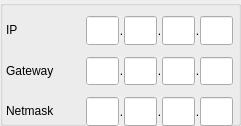
        <widget class="QGroupBox" name="dhcpGroupBox">
         <property name="geometry">
          <rect>
           <x>9</x>
           <y>99</y>
           <width>241</width>
           <height>126</height>
          </rect>
         </property>
         <property name="title">
          <string/>
         </property>
         <widget class="QWidget" name="layoutWidget">
          <property name="geometry">
           <rect>
            <x>6</x>
            <y>16</y>
            <width>227</width>
            <height>110</height>
           </rect>
          </property>
          <layout class="QVBoxLayout" name="IGNLayout">
           <property name="spacing">
            <number>12</number>
           </property>
           <item>
            <layout class="QHBoxLayout" name="ipLayout">
             <item>
              <widget class="QLabel" name="ip">
               <property name="sizePolicy">
                <sizepolicy hsizetype="Expanding" vsizetype="Preferred">
                 <horstretch>0</horstretch>
                 <verstretch>0</verstretch>
                </sizepolicy>
               </property>
               <property name="maximumSize">
                <size>
                 <width>16777215</width>
                 <height>24</height>
                </size>
               </property>
               <property name="font">
                <font>
                 <pointsize>9</pointsize>
                </font>
               </property>
               <property name="text">
                <string>IP</string>
               </property>
               <property name="alignment">
                <set>Qt::AlignLeading|Qt::AlignLeft|Qt::AlignVCenter</set>
               </property>
              </widget>
             </item>
             <item>
              <layout class="QHBoxLayout" name="DNS1_5">
               <property name="spacing">
                <number>0</number>
               </property>
               <item>
                <widget class="QLineEdit" name="IP_0">
                 <property name="sizePolicy">
                  <sizepolicy hsizetype="Expanding" vsizetype="Expanding">
                   <horstretch>0</horstretch>
                   <verstretch>0</verstretch>
                  </sizepolicy>
                 </property>
                 <property name="minimumSize">
                  <size>
                   <width>33</width>
                   <height>0</height>
                  </size>
                 </property>
                 <property name="maximumSize">
                  <size>
                   <width>33</width>
                   <height>16777215</height>
                  </size>
                 </property>
                 <property name="font">
                  <font>
                   <pointsize>9</pointsize>
                  </font>
                 </property>
                 <property name="autoFillBackground">
                  <bool>true</bool>
                 </property>
                 <property name="inputMask">
                  <string/>
                 </property>
                 <property name="text">
                  <string/>
                 </property>
                 <property name="maxLength">
                  <number>3</number>
                 </property>
                 <property name="alignment">
                  <set>Qt::AlignCenter</set>
                 </property>
                </widget>
               </item>
               <item>
                <widget class="QLabel" name="dns1point1_3">
                 <property name="sizePolicy">
                  <sizepolicy hsizetype="Preferred" vsizetype="Expanding">
                   <horstretch>0</horstretch>
                   <verstretch>0</verstretch>
                  </sizepolicy>
                 </property>
                 <property name="minimumSize">
                  <size>
                   <width>5</width>
                   <height>0</height>
                  </size>
                 </property>
                 <property name="maximumSize">
                  <size>
                   <width>5</width>
                   <height>16777215</height>
                  </size>
                 </property>
                 <property name="font">
                  <font>
                   <pointsize>9</pointsize>
                  </font>
                 </property>
                 <property name="autoFillBackground">
                  <bool>true</bool>
                 </property>
                 <property name="frameShape">
                  <enum>QFrame::NoFrame</enum>
                 </property>
                 <property name="text">
                  <string>.</string>
                 </property>
                 <property name="alignment">
                  <set>Qt::AlignCenter</set>
                 </property>
                 <property name="indent">
                  <number>0</number>
                 </property>
                </widget>
               </item>
               <item>
                <widget class="QLineEdit" name="IP_1">
                 <property name="sizePolicy">
                  <sizepolicy hsizetype="Expanding" vsizetype="Expanding">
                   <horstretch>0</horstretch>
                   <verstretch>0</verstretch>
                  </sizepolicy>
                 </property>
                 <property name="minimumSize">
                  <size>
                   <width>33</width>
                   <height>0</height>
                  </size>
                 </property>
                 <property name="maximumSize">
                  <size>
                   <width>33</width>
                   <height>16777215</height>
                  </size>
                 </property>
                 <property name="font">
                  <font>
                   <pointsize>9</pointsize>
                  </font>
                 </property>
                 <property name="inputMask">
                  <string/>
                 </property>
                 <property name="text">
                  <string/>
                 </property>
                 <property name="alignment">
                  <set>Qt::AlignCenter</set>
                 </property>
                </widget>
               </item>
               <item>
                <widget class="QLabel" name="dns1point2_3">
                 <property name="sizePolicy">
                  <sizepolicy hsizetype="Preferred" vsizetype="Expanding">
                   <horstretch>0</horstretch>
                   <verstretch>0</verstretch>
                  </sizepolicy>
                 </property>
                 <property name="minimumSize">
                  <size>
                   <width>5</width>
                   <height>0</height>
                  </size>
                 </property>
                 <property name="maximumSize">
                  <size>
                   <width>5</width>
                   <height>16777215</height>
                  </size>
                 </property>
                 <property name="font">
                  <font>
                   <pointsize>9</pointsize>
                  </font>
                 </property>
                 <property name="autoFillBackground">
                  <bool>true</bool>
                 </property>
                 <property name="text">
                  <string>.</string>
                 </property>
                 <property name="alignment">
                  <set>Qt::AlignCenter</set>
                 </property>
                 <property name="indent">
                  <number>0</number>
                 </property>
                </widget>
               </item>
               <item>
                <widget class="QLineEdit" name="IP_2">
                 <property name="sizePolicy">
                  <sizepolicy hsizetype="Expanding" vsizetype="Expanding">
                   <horstretch>0</horstretch>
                   <verstretch>0</verstretch>
                  </sizepolicy>
                 </property>
                 <property name="minimumSize">
                  <size>
                   <width>33</width>
                   <height>0</height>
                  </size>
                 </property>
                 <property name="maximumSize">
                  <size>
                   <width>33</width>
                   <height>16777215</height>
                  </size>
                 </property>
                 <property name="font">
                  <font>
                   <pointsize>9</pointsize>
                  </font>
                 </property>
                 <property name="inputMask">
                  <string/>
                 </property>
                 <property name="text">
                  <string/>
                 </property>
                 <property name="alignment">
                  <set>Qt::AlignCenter</set>
                 </property>
                </widget>
               </item>
               <item>
                <widget class="QLabel" name="dns1point3_3">
                 <property name="sizePolicy">
                  <sizepolicy hsizetype="Preferred" vsizetype="Expanding">
                   <horstretch>0</horstretch>
                   <verstretch>0</verstretch>
                  </sizepolicy>
                 </property>
                 <property name="minimumSize">
                  <size>
                   <width>5</width>
                   <height>0</height>
                  </size>
                 </property>
                 <property name="maximumSize">
                  <size>
                   <width>5</width>
                   <height>16777215</height>
                  </size>
                 </property>
                 <property name="font">
                  <font>
                   <pointsize>9</pointsize>
                  </font>
                 </property>
                 <property name="autoFillBackground">
                  <bool>true</bool>
                 </property>
                 <property name="text">
                  <string>.</string>
                 </property>
                 <property name="alignment">
                  <set>Qt::AlignCenter</set>
                 </property>
                 <property name="indent">
                  <number>0</number>
                 </property>
                </widget>
               </item>
               <item>
                <widget class="QLineEdit" name="IP_3">
                 <property name="sizePolicy">
                  <sizepolicy hsizetype="Expanding" vsizetype="Expanding">
                   <horstretch>0</horstretch>
                   <verstretch>0</verstretch>
                  </sizepolicy>
                 </property>
                 <property name="minimumSize">
                  <size>
                   <width>33</width>
                   <height>0</height>
                  </size>
                 </property>
                 <property name="maximumSize">
                  <size>
                   <width>33</width>
                   <height>16777215</height>
                  </size>
                 </property>
                 <property name="font">
                  <font>
                   <pointsize>9</pointsize>
                  </font>
                 </property>
                 <property name="inputMask">
                  <string/>
                 </property>
                 <property name="text">
                  <string/>
                 </property>
                 <property name="alignment">
                  <set>Qt::AlignCenter</set>
                 </property>
                </widget>
               </item>
              </layout>
             </item>
            </layout>
           </item>
           <item>
            <layout class="QHBoxLayout" name="gatewayLayout">
             <item>
              <widget class="QLabel" name="gateway">
               <property name="sizePolicy">
                <sizepolicy hsizetype="Expanding" vsizetype="Preferred">
                 <horstretch>0</horstretch>
                 <verstretch>0</verstretch>
                </sizepolicy>
               </property>
               <property name="maximumSize">
                <size>
                 <width>16777215</width>
                 <height>24</height>
                </size>
               </property>
               <property name="font">
                <font>
                 <pointsize>9</pointsize>
                </font>
               </property>
               <property name="text">
                <string>Gateway</string>
               </property>
               <property name="alignment">
                <set>Qt::AlignLeading|Qt::AlignLeft|Qt::AlignVCenter</set>
               </property>
              </widget>
             </item>
             <item>
              <layout class="QHBoxLayout" name="DNS1_7">
               <property name="spacing">
                <number>0</number>
               </property>
               <item>
                <widget class="QLineEdit" name="gateway_0">
                 <property name="sizePolicy">
                  <sizepolicy hsizetype="Expanding" vsizetype="Expanding">
                   <horstretch>0</horstretch>
                   <verstretch>0</verstretch>
                  </sizepolicy>
                 </property>
                 <property name="minimumSize">
                  <size>
                   <width>33</width>
                   <height>0</height>
                  </size>
                 </property>
                 <property name="maximumSize">
                  <size>
                   <width>33</width>
                   <height>16777215</height>
                  </size>
                 </property>
                 <property name="font">
                  <font>
                   <pointsize>9</pointsize>
                  </font>
                 </property>
                 <property name="autoFillBackground">
                  <bool>true</bool>
                 </property>
                 <property name="inputMask">
                  <string/>
                 </property>
                 <property name="text">
                  <string/>
                 </property>
                 <property name="maxLength">
                  <number>3</number>
                 </property>
                 <property name="alignment">
                  <set>Qt::AlignCenter</set>
                 </property>
                </widget>
               </item>
               <item>
                <widget class="QLabel" name="dns1point1_5">
                 <property name="sizePolicy">
                  <sizepolicy hsizetype="Preferred" vsizetype="Expanding">
                   <horstretch>0</horstretch>
                   <verstretch>0</verstretch>
                  </sizepolicy>
                 </property>
                 <property name="minimumSize">
                  <size>
                   <width>5</width>
                   <height>0</height>
                  </size>
                 </property>
                 <property name="maximumSize">
                  <size>
                   <width>5</width>
                   <height>16777215</height>
                  </size>
                 </property>
                 <property name="font">
                  <font>
                   <pointsize>9</pointsize>
                  </font>
                 </property>
                 <property name="autoFillBackground">
                  <bool>true</bool>
                 </property>
                 <property name="frameShape">
                  <enum>QFrame::NoFrame</enum>
                 </property>
                 <property name="text">
                  <string>.</string>
                 </property>
                 <property name="alignment">
                  <set>Qt::AlignCenter</set>
                 </property>
                 <property name="indent">
                  <number>0</number>
                 </property>
                </widget>
               </item>
               <item>
                <widget class="QLineEdit" name="gateway_1">
                 <property name="sizePolicy">
                  <sizepolicy hsizetype="Expanding" vsizetype="Expanding">
                   <horstretch>0</horstretch>
                   <verstretch>0</verstretch>
                  </sizepolicy>
                 </property>
                 <property name="minimumSize">
                  <size>
                   <width>33</width>
                   <height>0</height>
                  </size>
                 </property>
                 <property name="maximumSize">
                  <size>
                   <width>33</width>
                   <height>16777215</height>
                  </size>
                 </property>
                 <property name="font">
                  <font>
                   <pointsize>9</pointsize>
                  </font>
                 </property>
                 <property name="inputMask">
                  <string/>
                 </property>
                 <property name="text">
                  <string/>
                 </property>
                 <property name="alignment">
                  <set>Qt::AlignCenter</set>
                 </property>
                </widget>
               </item>
               <item>
                <widget class="QLabel" name="dns1point2_5">
                 <property name="sizePolicy">
                  <sizepolicy hsizetype="Preferred" vsizetype="Expanding">
                   <horstretch>0</horstretch>
                   <verstretch>0</verstretch>
                  </sizepolicy>
                 </property>
                 <property name="minimumSize">
                  <size>
                   <width>5</width>
                   <height>0</height>
                  </size>
                 </property>
                 <property name="maximumSize">
                  <size>
                   <width>5</width>
                   <height>16777215</height>
                  </size>
                 </property>
                 <property name="font">
                  <font>
                   <pointsize>9</pointsize>
                  </font>
                 </property>
                 <property name="autoFillBackground">
                  <bool>true</bool>
                 </property>
                 <property name="text">
                  <string>.</string>
                 </property>
                 <property name="alignment">
                  <set>Qt::AlignCenter</set>
                 </property>
                 <property name="indent">
                  <number>0</number>
                 </property>
                </widget>
               </item>
               <item>
                <widget class="QLineEdit" name="gateway_2">
                 <property name="sizePolicy">
                  <sizepolicy hsizetype="Expanding" vsizetype="Expanding">
                   <horstretch>0</horstretch>
                   <verstretch>0</verstretch>
                  </sizepolicy>
                 </property>
                 <property name="minimumSize">
                  <size>
                   <width>33</width>
                   <height>0</height>
                  </size>
                 </property>
                 <property name="maximumSize">
                  <size>
                   <width>33</width>
                   <height>16777215</height>
                  </size>
                 </property>
                 <property name="font">
                  <font>
                   <pointsize>9</pointsize>
                  </font>
                 </property>
                 <property name="inputMask">
                  <string/>
                 </property>
                 <property name="text">
                  <string/>
                 </property>
                 <property name="alignment">
                  <set>Qt::AlignCenter</set>
                 </property>
                </widget>
               </item>
               <item>
                <widget class="QLabel" name="dns1point3_5">
                 <property name="sizePolicy">
                  <sizepolicy hsizetype="Preferred" vsizetype="Expanding">
                   <horstretch>0</horstretch>
                   <verstretch>0</verstretch>
                  </sizepolicy>
                 </property>
                 <property name="minimumSize">
                  <size>
                   <width>5</width>
                   <height>0</height>
                  </size>
                 </property>
                 <property name="maximumSize">
                  <size>
                   <width>5</width>
                   <height>16777215</height>
                  </size>
                 </property>
                 <property name="font">
                  <font>
                   <pointsize>9</pointsize>
                  </font>
                 </property>
                 <property name="autoFillBackground">
                  <bool>true</bool>
                 </property>
                 <property name="text">
                  <string>.</string>
                 </property>
                 <property name="alignment">
                  <set>Qt::AlignCenter</set>
                 </property>
                 <property name="indent">
                  <number>0</number>
                 </property>
                </widget>
               </item>
               <item>
                <widget class="QLineEdit" name="gateway_3">
                 <property name="sizePolicy">
                  <sizepolicy hsizetype="Expanding" vsizetype="Expanding">
                   <horstretch>0</horstretch>
                   <verstretch>0</verstretch>
                  </sizepolicy>
                 </property>
                 <property name="minimumSize">
                  <size>
                   <width>33</width>
                   <height>0</height>
                  </size>
                 </property>
                 <property name="maximumSize">
                  <size>
                   <width>33</width>
                   <height>16777215</height>
                  </size>
                 </property>
                 <property name="font">
                  <font>
                   <pointsize>9</pointsize>
                  </font>
                 </property>
                 <property name="inputMask">
                  <string/>
                 </property>
                 <property name="text">
                  <string/>
                 </property>
                 <property name="alignment">
                  <set>Qt::AlignCenter</set>
                 </property>
                </widget>
               </item>
              </layout>
             </item>
            </layout>
           </item>
           <item>
            <layout class="QHBoxLayout" name="netmaskLayout">
             <item>
              <widget class="QLabel" name="netmask">
               <property name="sizePolicy">
                <sizepolicy hsizetype="Expanding" vsizetype="Preferred">
                 <horstretch>0</horstretch>
                 <verstretch>0</verstretch>
                </sizepolicy>
               </property>
               <property name="maximumSize">
                <size>
                 <width>16777215</width>
                 <height>24</height>
                </size>
               </property>
               <property name="font">
                <font>
                 <pointsize>9</pointsize>
                </font>
               </property>
               <property name="text">
                <string>Netmask</string>
               </property>
               <property name="alignment">
                <set>Qt::AlignLeading|Qt::AlignLeft|Qt::AlignVCenter</set>
               </property>
              </widget>
             </item>
             <item>
              <layout class="QHBoxLayout" name="DNS1_6">
               <property name="spacing">
                <number>0</number>
               </property>
               <item>
                <widget class="QLineEdit" name="netmask_0">
                 <property name="sizePolicy">
                  <sizepolicy hsizetype="Expanding" vsizetype="Expanding">
                   <horstretch>0</horstretch>
                   <verstretch>0</verstretch>
                  </sizepolicy>
                 </property>
                 <property name="minimumSize">
                  <size>
                   <width>33</width>
                   <height>0</height>
                  </size>
                 </property>
                 <property name="maximumSize">
                  <size>
                   <width>33</width>
                   <height>16777215</height>
                  </size>
                 </property>
                 <property name="font">
                  <font>
                   <pointsize>9</pointsize>
                  </font>
                 </property>
                 <property name="autoFillBackground">
                  <bool>true</bool>
                 </property>
                 <property name="inputMask">
                  <string/>
                 </property>
                 <property name="text">
                  <string/>
                 </property>
                 <property name="maxLength">
                  <number>3</number>
                 </property>
                 <property name="alignment">
                  <set>Qt::AlignCenter</set>
                 </property>
                </widget>
               </item>
               <item>
                <widget class="QLabel" name="dns1point1_4">
                 <property name="sizePolicy">
                  <sizepolicy hsizetype="Preferred" vsizetype="Expanding">
                   <horstretch>0</horstretch>
                   <verstretch>0</verstretch>
                  </sizepolicy>
                 </property>
                 <property name="minimumSize">
                  <size>
                   <width>5</width>
                   <height>0</height>
                  </size>
                 </property>
                 <property name="maximumSize">
                  <size>
                   <width>5</width>
                   <height>16777215</height>
                  </size>
                 </property>
                 <property name="font">
                  <font>
                   <pointsize>9</pointsize>
                  </font>
                 </property>
                 <property name="autoFillBackground">
                  <bool>true</bool>
                 </property>
                 <property name="frameShape">
                  <enum>QFrame::NoFrame</enum>
                 </property>
                 <property name="text">
                  <string>.</string>
                 </property>
                 <property name="alignment">
                  <set>Qt::AlignCenter</set>
                 </property>
                 <property name="indent">
                  <number>0</number>
                 </property>
                </widget>
               </item>
               <item>
                <widget class="QLineEdit" name="netmask_1">
                 <property name="sizePolicy">
                  <sizepolicy hsizetype="Expanding" vsizetype="Expanding">
                   <horstretch>0</horstretch>
                   <verstretch>0</verstretch>
                  </sizepolicy>
                 </property>
                 <property name="minimumSize">
                  <size>
                   <width>33</width>
                   <height>0</height>
                  </size>
                 </property>
                 <property name="maximumSize">
                  <size>
                   <width>33</width>
                   <height>16777215</height>
                  </size>
                 </property>
                 <property name="font">
                  <font>
                   <pointsize>9</pointsize>
                  </font>
                 </property>
                 <property name="inputMask">
                  <string/>
                 </property>
                 <property name="text">
                  <string/>
                 </property>
                 <property name="alignment">
                  <set>Qt::AlignCenter</set>
                 </property>
                </widget>
               </item>
               <item>
                <widget class="QLabel" name="dns1point2_4">
                 <property name="sizePolicy">
                  <sizepolicy hsizetype="Preferred" vsizetype="Expanding">
                   <horstretch>0</horstretch>
                   <verstretch>0</verstretch>
                  </sizepolicy>
                 </property>
                 <property name="minimumSize">
                  <size>
                   <width>5</width>
                   <height>0</height>
                  </size>
                 </property>
                 <property name="maximumSize">
                  <size>
                   <width>5</width>
                   <height>16777215</height>
                  </size>
                 </property>
                 <property name="font">
                  <font>
                   <pointsize>9</pointsize>
                  </font>
                 </property>
                 <property name="autoFillBackground">
                  <bool>true</bool>
                 </property>
                 <property name="text">
                  <string>.</string>
                 </property>
                 <property name="alignment">
                  <set>Qt::AlignCenter</set>
                 </property>
                 <property name="indent">
                  <number>0</number>
                 </property>
                </widget>
               </item>
               <item>
                <widget class="QLineEdit" name="netmask_2">
                 <property name="sizePolicy">
                  <sizepolicy hsizetype="Expanding" vsizetype="Expanding">
                   <horstretch>0</horstretch>
                   <verstretch>0</verstretch>
                  </sizepolicy>
                 </property>
                 <property name="minimumSize">
                  <size>
                   <width>33</width>
                   <height>0</height>
                  </size>
                 </property>
                 <property name="maximumSize">
                  <size>
                   <width>33</width>
                   <height>16777215</height>
                  </size>
                 </property>
                 <property name="font">
                  <font>
                   <pointsize>9</pointsize>
                  </font>
                 </property>
                 <property name="inputMask">
                  <string/>
                 </property>
                 <property name="text">
                  <string/>
                 </property>
                 <property name="alignment">
                  <set>Qt::AlignCenter</set>
                 </property>
                </widget>
               </item>
               <item>
                <widget class="QLabel" name="dns1point3_4">
                 <property name="sizePolicy">
                  <sizepolicy hsizetype="Preferred" vsizetype="Expanding">
                   <horstretch>0</horstretch>
                   <verstretch>0</verstretch>
                  </sizepolicy>
                 </property>
                 <property name="minimumSize">
                  <size>
                   <width>5</width>
                   <height>0</height>
                  </size>
                 </property>
                 <property name="maximumSize">
                  <size>
                   <width>5</width>
                   <height>16777215</height>
                  </size>
                 </property>
                 <property name="font">
                  <font>
                   <pointsize>9</pointsize>
                  </font>
                 </property>
                 <property name="autoFillBackground">
                  <bool>true</bool>
                 </property>
                 <property name="text">
                  <string>.</string>
                 </property>
                 <property name="alignment">
                  <set>Qt::AlignCenter</set>
                 </property>
                 <property name="indent">
                  <number>0</number>
                 </property>
                </widget>
               </item>
               <item>
                <widget class="QLineEdit" name="netmask_3">
                 <property name="sizePolicy">
                  <sizepolicy hsizetype="Expanding" vsizetype="Expanding">
                   <horstretch>0</horstretch>
                   <verstretch>0</verstretch>
                  </sizepolicy>
                 </property>
                 <property name="minimumSize">
                  <size>
                   <width>33</width>
                   <height>0</height>
                  </size>
                 </property>
                 <property name="maximumSize">
                  <size>
                   <width>33</width>
                   <height>16777215</height>
                  </size>
                 </property>
                 <property name="font">
                  <font>
                   <pointsize>9</pointsize>
                  </font>
                 </property>
                 <property name="inputMask">
                  <string/>
                 </property>
                 <property name="text">
                  <string/>
                 </property>
                 <property name="alignment">
                  <set>Qt::AlignCenter</set>
                 </property>
                </widget>
               </item>
              </layout>
             </item>
            </layout>
           </item>
          </layout>
         </widget>
        </widget>
